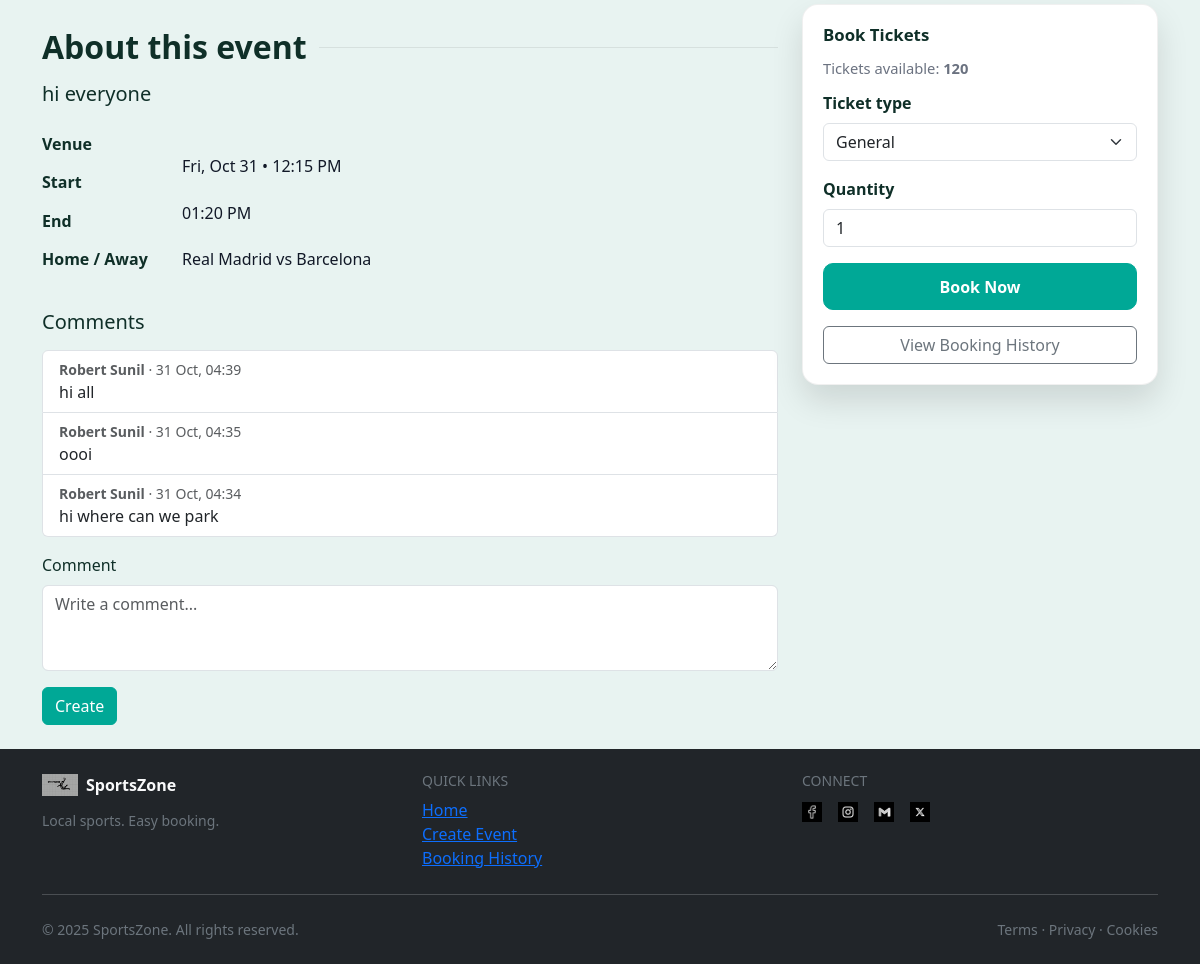
Before: /event/1 (lower part) with the older database file.
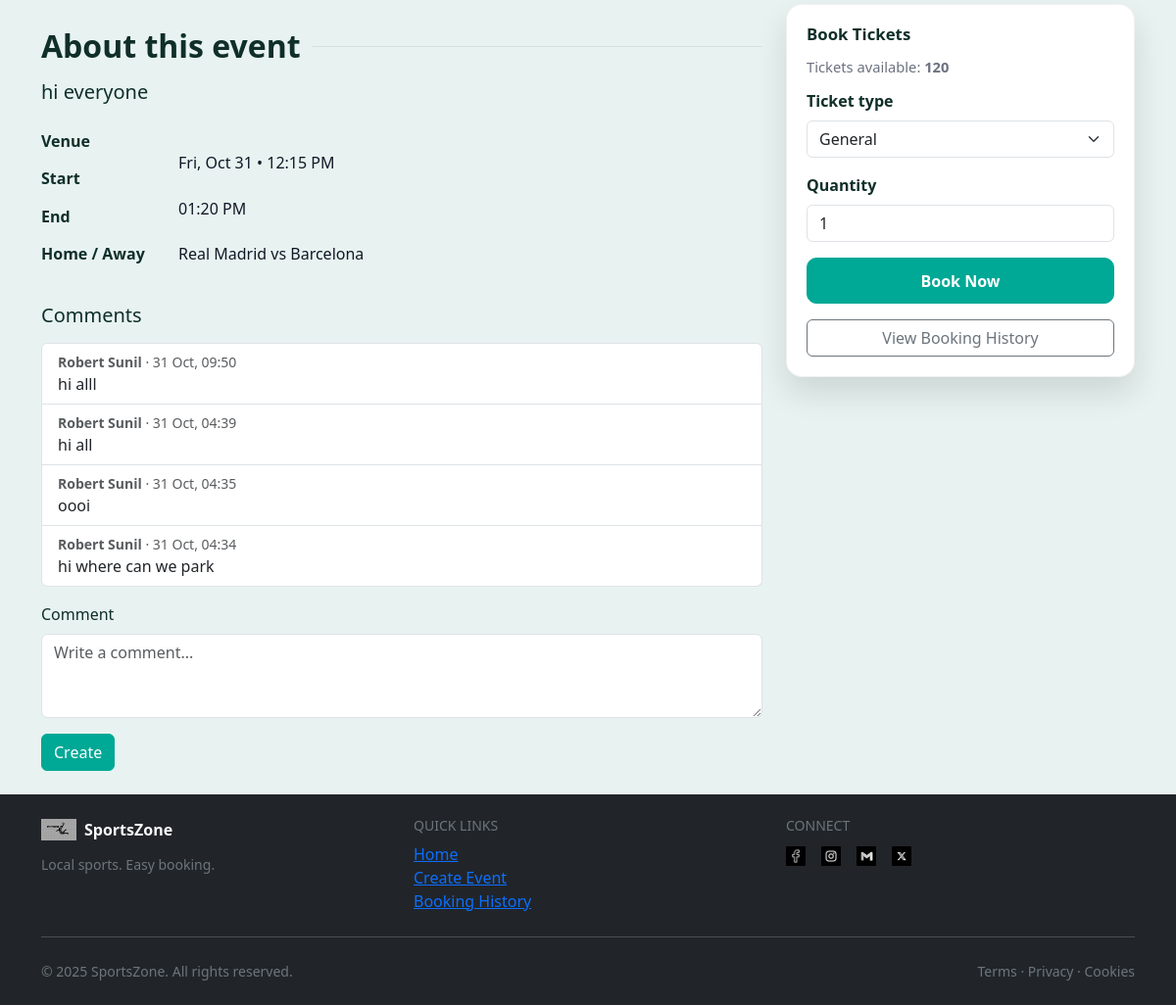
After: the same page with the newer database file.
### SportsZone/models.py (models this page shows, shortened)
class User(db.Model, UserMixin):
    __tablename__ = 'users'
    id = db.Column(db.Integer, primary_key=True)
    first_name = db.Column(db.String(100), nullable=False)
    surname = db.Column(db.String(100), nullable=False)
    email_id = db.Column(db.String(100), unique=True, index=True, nullable=False)
    password_hash = db.Column(db.String(255), nullable=False)
    mobile_number = db.Column(db.String(15), unique=True, nullable=False)
    street_address = db.Column(db.String(255), nullable=False)
    comments = db.relationship('Comment', backref='user')

class Comment(db.Model):
    __tablename__ = "comments"
    id = db.Column(db.Integer, primary_key=True)
    user_id = db.Column(db.Integer, db.ForeignKey('users.id'))
    event_id = db.Column(db.Integer, db.ForeignKey('events.id'))
    text = db.Column(db.String(400))
    posted_date = db.Column(db.DateTime, default=datetime.utcnow)
    @property
    def created_at(self):
        return self.posted_date.strftime("%d %b, %H:%M")

### SportsZone/views.py (the view)
@main_bp.route('/event/<int:event_id>', endpoint='view_event')
def view_event(event_id):
    e = Event.query.get_or_404(event_id)
    booking_form = BookingForm()
    booking_form.event_id.data = e.id
    if getattr(booking_form, "quantity", None):
        booking_form.quantity.data = 1
    comment_form = CommentForm()
    comments = (
        Comment.query
        .filter_by(event_id=e.id)
        .order_by(Comment.posted_date.desc())
        .all()
    )
    page_title = e.event_title or getattr(e, "title", e.event_title)
    return render_template(
        "event.html",
        title=page_title,
        event=e,
        booking_form=booking_form,
        comment_form=comment_form,
        comments=comments,        # 🔽 pass to template
    )

### SportsZone/forms.py
class BookingForm(FlaskForm):
    event_id = HiddenField(validators=[InputRequired()])
    ticket_type = SelectField(
        "Ticket type",
        choices=[("General", "General"), ("Student", "Student"), ("VIP", "VIP")],
        validators=[InputRequired()]
    )
    quantity = IntegerField(
        "Quantity",
        validators=[InputRequired(), NumberRange(min=1, max=10, message="1–10 only")]
    )
    submit = SubmitField("Book Now")

class CommentForm(FlaskForm):
    text = TextAreaField('Comment', [InputRequired()])
    submit = SubmitField('Create')

### SportsZone/models.py (called while the page is built)
    @property
    def title(self):        # event.title
        return self.event_title or ""

    @property
    def sport(self):        # event.sport
        return self.sports_type or ""

    @property
    def hero_image(self):   # event.hero_image
        return self.event_image or ""

    @property
    def start_text(self):   # event.start_text
        return self.start_datetime.strftime("%a, %b %d • %I:%M %p") if self.start_datetime else ""

    @property
    def end_text(self):     # event.end_text
        return self.end_datetime.strftime("%I:%M %p") if self.end_datetime else ""

### SportsZone/templates/event.html (shortened to what this page needs)
{% extends "base.html" %}
{% block body %}
{% set teams = event.title.split(' vs ') %}
<div class="row g-4">
  <div class="col-lg-8">
    <h2 class="section-title">About this event</h2>
    {% if event.description %}
      <p class="lead">{{ event.description }}</p>
    {% endif %}
    <dl class="info-list clearfix">
      <dt>Venue</dt><dd>{{ event.venue_text }}</dd>
      <dt>Start</dt><dd>{{ event.start_text }}</dd>
      {% if event.end_text %}<dt>End</dt><dd>{{ event.end_text }}</dd>{% endif %}
      {% if teams|length == 2 %}<dt>Home / Away</dt><dd>{{ teams[0] }} vs {{ teams[1] }}</dd>{% endif %}
    </dl>
    <section class="mt-4">
      <h2 class="h5 mb-3">Comments</h2>
      <ul class="list-group mb-3">
  {% if comments and comments|length > 0 %}
    {% for c in comments %}
      <li class="list-group-item d-flex flex-column">
        <div class="small text-muted">
          <strong>
            {{ (c.user.first_name ~ ' ' ~ c.user.surname) if c.user else 'Anon' }}
          </strong>
          · {{ c.created_at }}
        </div>
        <div>{{ c.text }}</div>
      </li>
    {% endfor %}
  {% else %}
    <li class="list-group-item text-muted">No comments yet</li>
  {% endif %}
</ul>
      <form method="POST" action="{{ url_for('main.add_comment', event_id=event.id) }}">
        <div class="mb-3">
          {{ comment_form.text.label(class="form-label") }}
          {{ comment_form.text(class="form-control", rows="3", placeholder="Write a comment...") }}
        </div>
        <div>
          {{ comment_form.submit(class="btn btn-primary") }}
        </div>
      </form>
    </section>
  </div>
  <aside class="col-lg-4">
    {% set can_book = (event.status == 'Open') %}
    <div class="booking-card sticky-side">
      <h3>Book Tickets</h3>
      <div class="booking-meta">
        {% if can_book %}
          Tickets available: <strong>{{ event.tickets_left if event.tickets_left is defined else 120 }}</strong>
        {% else %}
          <strong>Booking unavailable ({{ event.status }})</strong>
        {% endif %}
      </div>
      <form method="POST" action="{{ url_for('main.create_booking') }}">
        <label class="form-label">{{ booking_form.ticket_type.label }}</label>
        {{ booking_form.ticket_type(class="form-select mb-3", disabled=not can_book) }}
        <label class="form-label">{{ booking_form.quantity.label }}</label>
        {{ booking_form.quantity(class="form-control mb-3", min="1", disabled=not can_book) }}
        {{ booking_form.submit(class="btn btn-primary w-100 mb-3", disabled=not can_book) }}
      </form>
      <a class="btn btn-outline-secondary w-100" href="{{ url_for('main.booking') }}">
        View Booking History
      </a>
    </div>
  </aside>
</div>
{% endblock %}

Changed rows visible on the page:
added Comment: {{ (c.user.first_name ~ ' ' ~ c.user.surname) if c.user else 'Anon' }} "Robert Sunil", created_at "31 Oct, 09:50", text "hi alll"
